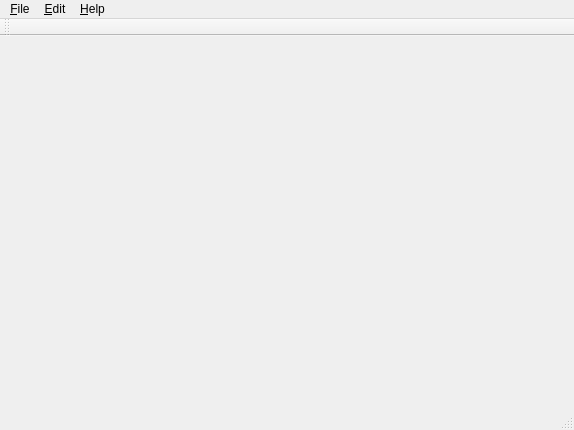
<ui version="4.0" >
 <author></author>
 <comment></comment>
 <exportmacro></exportmacro>
 <class>MainWindow</class>
 <widget class="QMainWindow" name="MainWindow" >
  <property name="geometry" >
   <rect>
    <x>0</x>
    <y>0</y>
    <width>574</width>
    <height>430</height>
   </rect>
  </property>
  <property name="windowTitle" >
   <string>GPlates</string>
  </property>
  <widget class="QWidget" name="centralwidget" />
  <widget class="QMenuBar" name="menubar" >
   <property name="geometry" >
    <rect>
     <x>0</x>
     <y>0</y>
     <width>574</width>
     <height>27</height>
    </rect>
   </property>
   <widget class="QMenu" name="menuEdit" >
    <property name="title" >
     <string>&amp;Edit</string>
    </property>
    <addaction name="actionCut" />
    <addaction name="actionCopy" />
    <addaction name="actionPaste" />
   </widget>
   <widget class="QMenu" name="menuFile" >
    <property name="title" >
     <string>&amp;File</string>
    </property>
    <addaction name="actionQuit" />
   </widget>
   <widget class="QMenu" name="menuHelp" >
    <property name="title" >
     <string>&amp;Help</string>
    </property>
    <addaction name="actionAbout" />
   </widget>
   <addaction name="menuFile" />
   <addaction name="menuEdit" />
   <addaction name="menuHelp" />
  </widget>
  <widget class="QStatusBar" name="statusbar" >
   <property name="geometry" >
    <rect>
     <x>0</x>
     <y>408</y>
     <width>574</width>
     <height>22</height>
    </rect>
   </property>
  </widget>
  <widget class="QToolBar" name="toolBar" >
   <property name="orientation" >
    <enum>Qt::Horizontal</enum>
   </property>
   <attribute name="toolBarArea" >
    <number>4</number>
   </attribute>
  </widget>
  <action name="actionCut" >
   <property name="enabled" >
    <bool>false</bool>
   </property>
   <property name="text" >
    <string>Cu&amp;t</string>
   </property>
   <property name="iconText" >
    <string>Cut</string>
   </property>
   <property name="toolTip" >
    <string>Cut</string>
   </property>
   <property name="shortcut" >
    <string/>
   </property>
  </action>
  <action name="actionCopy" >
   <property name="enabled" >
    <bool>false</bool>
   </property>
   <property name="text" >
    <string>&amp;Copy</string>
   </property>
  </action>
  <action name="actionPaste" >
   <property name="enabled" >
    <bool>false</bool>
   </property>
   <property name="text" >
    <string>&amp;Paste</string>
   </property>
  </action>
  <action name="actionQuit" >
   <property name="text" >
    <string>&amp;Quit</string>
   </property>
  </action>
  <action name="actionAbout" >
   <property name="enabled" >
    <bool>false</bool>
   </property>
   <property name="text" >
    <string>&amp;About</string>
   </property>
  </action>
 </widget>
 <pixmapfunction></pixmapfunction>
 <resources/>
 <connections>
  <connection>
   <sender>actionQuit</sender>
   <signal>activated()</signal>
   <receiver>MainWindow</receiver>
   <slot>close()</slot>
   <hints>
    <hint type="sourcelabel" >
     <x>-1</x>
     <y>-1</y>
    </hint>
    <hint type="destinationlabel" >
     <x>190</x>
     <y>234</y>
    </hint>
   </hints>
  </connection>
 </connections>
</ui>
